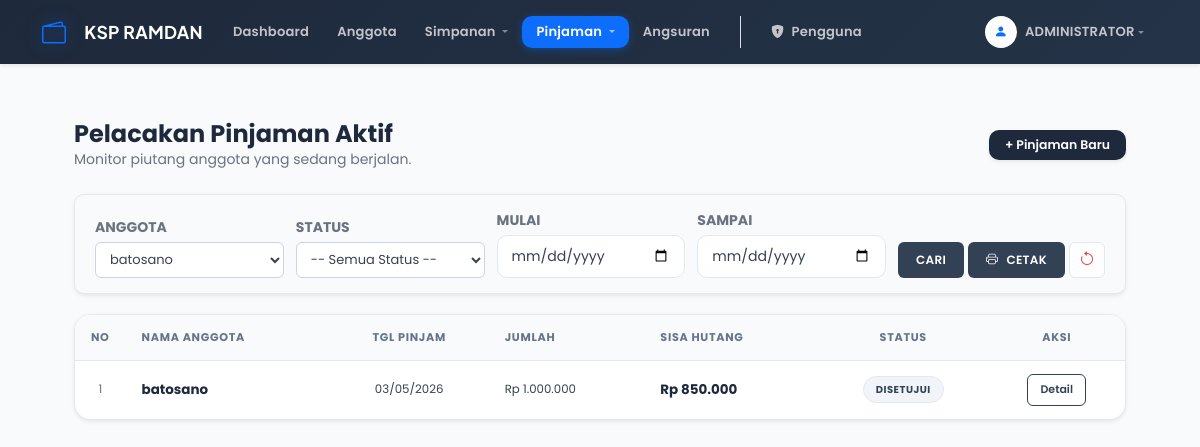
The app's page /data_pinjaman.php?id_anggota=1 (signed in) with its own data.
### tables this page shows
CREATE TABLE `tb_pinjaman_ramdan` (
  `id_pinjaman` int(11) NOT NULL,
  `id_anggota` int(11) NOT NULL,
  `jumlah_pinjaman` decimal(15,2) NOT NULL,
  `bunga` decimal(5,2) NOT NULL,
  `lama_pinjaman` int(11) NOT NULL,
  `total_pinjaman` decimal(15,2) NOT NULL,
  `sisa_pinjaman` int(11) DEFAULT NULL,
  `status_pinjaman` enum('Diajukan','Disetujui','Lunas') DEFAULT 'Diajukan',
  `tanggal_pinjaman` date NOT NULL
);

CREATE TABLE `tb_anggota_ramdan` (
  `id_anggota` int(11) NOT NULL,
  `nama` varchar(100) NOT NULL,
  `alamat` text DEFAULT NULL,
  `no_hp` varchar(20) DEFAULT NULL,
  `tanggal_daftar` date NOT NULL
);

### functions.php (called while the page is built, shortened)
<?php
function rupiah($angka) {
    return "Rp " . number_format($angka, 0, ',', '.');
}
?>

### data_pinjaman.php (the view, shortened to what this page needs)
<?php
include 'koneksi.php';
include 'header.php';
$role_user = $_SESSION['role'];
$filter_anggota = isset($_GET['id_anggota']) ? mysqli_real_escape_string($koneksi, $_GET['id_anggota']) : '';
$filter_status = isset($_GET['status']) ? mysqli_real_escape_string($koneksi, $_GET['status']) : '';
$filter_tgl_awal = isset($_GET['tgl_awal']) ? mysqli_real_escape_string($koneksi, $_GET['tgl_awal']) : '';
$filter_tgl_akhir = isset($_GET['tgl_akhir']) ? mysqli_real_escape_string($koneksi, $_GET['tgl_akhir']) : '';
?>
<div class="content">
    <div class="d-flex justify-content-between align-items-center mb-4">
        <div>
            <h4 class="fw-bold text-dark mb-0">Pelacakan Pinjaman Aktif</h4>
            <p class="text-muted small mb-0">Monitor piutang anggota yang sedang berjalan.</p>
        </div>
        <?php if ($role_user != 'Anggota'): ?>
            <a href="tambah_pinjaman.php" class="btn btn-dark btn-sm px-3 shadow-sm" style="background: var(--ksp-theme); border: none;">+ Pinjaman Baru</a>
        <?php endif; ?>
    </div>
    <div class="filter-section shadow-sm">
        <form method="GET" action="data_pinjaman.php">
            <div class="filter-flex-container">
                <?php if($role_user != 'Anggota'): ?>
                <div class="filter-item">
                    <span class="small fw-bold text-muted text-uppercase mb-1 d-block">Anggota</span>
                    <select name="id_anggota" class="f-input-small">
                        <?php
                        $q_opt = mysqli_query($koneksi, "SELECT * FROM tb_anggota_ramdan ORDER BY nama ASC");
                        while($d_opt = mysqli_fetch_assoc($q_opt)) {
                            $sel = ($filter_anggota == $d_opt['id_anggota']) ? 'selected' : '';
                            echo "<option value='".$d_opt['id_anggota']."' $sel>".$d_opt['nama']."</option>";
                        }
                        ?>
                    </select>
                </div>
                <?php endif; ?>
                <div class="filter-item">
                    <span class="small fw-bold text-muted text-uppercase mb-1 d-block">Status</span>
                    <select name="status" class="f-input-small">
                        <option value="">-- Semua Status --</option>
                    </select>
                </div>
                <div class="filter-item">
                    <span class="small fw-bold text-muted text-uppercase mb-1 d-block">Mulai</span>
                    <input type="date" name="tgl_awal" class="f-input-small" value="<?php echo $filter_tgl_awal; ?>">
                </div>
                <div class="filter-item">
                    <span class="small fw-bold text-muted text-uppercase mb-1 d-block">Sampai</span>
                    <input type="date" name="tgl_akhir" class="f-input-small" value="<?php echo $filter_tgl_akhir; ?>">
                </div>
                <div class="d-flex gap-1">
                    <button type="submit" class="btn-ksp">CARI</button>
                    <?php
                    $params_cetak = http_build_query([
                        'id_anggota' => $filter_anggota,
                        'status' => $filter_status,
                        'tgl_awal' => $filter_tgl_awal,
                        'tgl_akhir' => $filter_tgl_akhir
                    ]);
                    ?>
                    <a href="cetak_laporan_pinjaman.php?<?php echo $params_cetak; ?>"
                       class="btn-ksp" target="_blank">
                        <i class="bi bi-printer me-2"></i> CETAK
                    </a>
                    <?php if($filter_anggota != '' || $filter_status != '' || $filter_tgl_awal != '' || $filter_tgl_akhir != ''): ?>
                        <a href="data_pinjaman.php" class="btn-f-reset" title="Bersihkan Filter">
                            <i class="bi bi-arrow-counterclockwise"></i>
                        </a>
                    <?php endif; ?>
                </div>
            </div>
        </form>
    </div>
    <div class="card shadow-sm border-0 rounded-3 overflow-hidden">
        <div class="card-body p-0">
            <div class="table-responsive">
                <table class="table table-hover align-middle mb-0">
                    <thead class="bg-light">
                        <tr>
                            <th class="text-center py-3 small fw-bold text-muted" width="50">NO</th>
                            <th class="py-3 small fw-bold text-muted">NAMA ANGGOTA</th>
                            <th class="py-3 small fw-bold text-muted text-center">TGL PINJAM</th>
                            <th class="py-3 small fw-bold text-muted">JUMLAH</th>
                            <th class="py-3 small fw-bold text-muted">SISA HUTANG</th>
                            <th class="py-3 small fw-bold text-center text-muted">STATUS</th>
                            <th class="text-center py-3 small fw-bold text-muted">AKSI</th>
                        </tr>
                    </thead>
                    <tbody>
                        <?php
                        $no = 1;
                        $sql = "SELECT p.*, a.nama
                                FROM tb_pinjaman_ramdan p
                                JOIN tb_anggota_ramdan a ON p.id_anggota = a.id_anggota
                                WHERE p.status_pinjaman NOT IN ('Lunas', 'Ditolak')";
                        if ($filter_anggota != '') $sql .= " AND p.id_anggota = '$filter_anggota'";
                        $sql .= " ORDER BY p.id_pinjaman DESC";
                        $query = mysqli_query($koneksi, $sql);
                        while ($data = mysqli_fetch_assoc($query)) {
                            $status = $data['status_pinjaman'];
                            $badge_class = ($status == 'Diajukan') ? 'badge-pending' : 'badge-active';
                        ?>
                        <tr>
                            <td class="text-center text-muted small"><?php echo $no++; ?></td>
                            <td class="fw-bold text-dark"><?php echo htmlspecialchars($data['nama']); ?></td>
                            <td class="text-center small"><?php echo date('d/m/Y', strtotime($data['tanggal_pinjaman'])); ?></td>
                            <td class="small"><?php echo rupiah($data['jumlah_pinjaman']); ?></td>
                            <td class="fw-bold text-dark"><?php echo rupiah($data['sisa_pinjaman']); ?></td>
                            <td class="text-center">
                                <span class="badge-status <?php echo $badge_class; ?>">
                                    <?php echo $status; ?>
                                </span>
                            </td>
                            <td class="text-center">
                                <div class="d-flex justify-content-center gap-1">
                                    <a href="riwayat_angsuran.php?id=<?php echo $data['id_pinjaman']; ?>" class="btn-ksp-outline" title="Lihat Riwayat">Detail</a>
                                </div>
                            </td>
                        </tr>
                        <?php } ?>
                    </tbody>
                </table>
            </div>
        </div>
    </div>
</div>
<?php include 'footer.php'; ?>

### header.php (style rules this page uses)
body { font-family: 'Poppins', sans-serif; background-color: #f8fafc; }

### data_pinjaman.php (style rules this page uses)
:root { --ksp-theme: #334155; --ksp-hover: #1e293b; --ksp-border: #e2e8f0; --ksp-text-muted: #64748b; }
.filter-section { background: #f8fafc; border: 1px solid var(--ksp-border); border-radius: 10px; padding: 15px 20px; margin-bottom: 20px; }
.filter-flex-container { display: flex !important; flex-wrap: wrap; gap: 12px; align-items: flex-end !important; }
.filter-item { flex: 1; min-width: 140px; margin-bottom: 0 !important; }
.f-input-small { display: block !important; width: 100% !important; height: 36px !important; margin: 0 !important; padding: 5px 10px !important; border: 1px solid #cbd5e1 !important; border-radius: 6px !important; font-size: 13px !important; background-color: #ffffff !important; }
.btn-ksp { height: 36px !important; padding: 0 18px !important; background: var(--ksp-theme) !important; color: white !important; border: none !important; border-radius: 6px !important; font-weight: 600 !important; font-size: 12px !important; display: flex; align-items: center; justify-content: center; transition: all 0.2s ease; text-decoration: none !important; cursor: pointer; }
.btn-ksp-outline { height: 32px; padding: 0 12px; background: transparent; border: 1px solid var(--ksp-theme); color: var(--ksp-theme); border-radius: 6px; font-size: 11px; font-weight: 600; text-decoration: none; display: inline-flex; align-items: center; transition: 0.2s; }
.badge-status { font-size: 10px; text-transform: uppercase; letter-spacing: 0.5px; padding: 5px 12px; border-radius: 50px; font-weight: 700; }
.badge-active { background: #f1f5f9; color: #334155; border: 1px solid #e2e8f0; }
.btn-f-reset { height: 36px !important; width: 36px !important; background: #ffffff !important; color: #ef4444 !important; border: 1px solid #e2e8f0 !important; border-radius: 6px !important; display: flex; align-items: center; justify-content: center; text-decoration: none; }

### records on screen
tb_pinjaman_ramdan: id_anggota.nama "batosano", tanggal_pinjaman "03/05/2026", jumlah_pinjaman "Rp 1.000.000", sisa_pinjaman "Rp 850.000", status_pinjaman "DISETUJUI"

### other values on screen
$nama_user "ADMINISTRATOR"
form field id_anggota "batosano"
